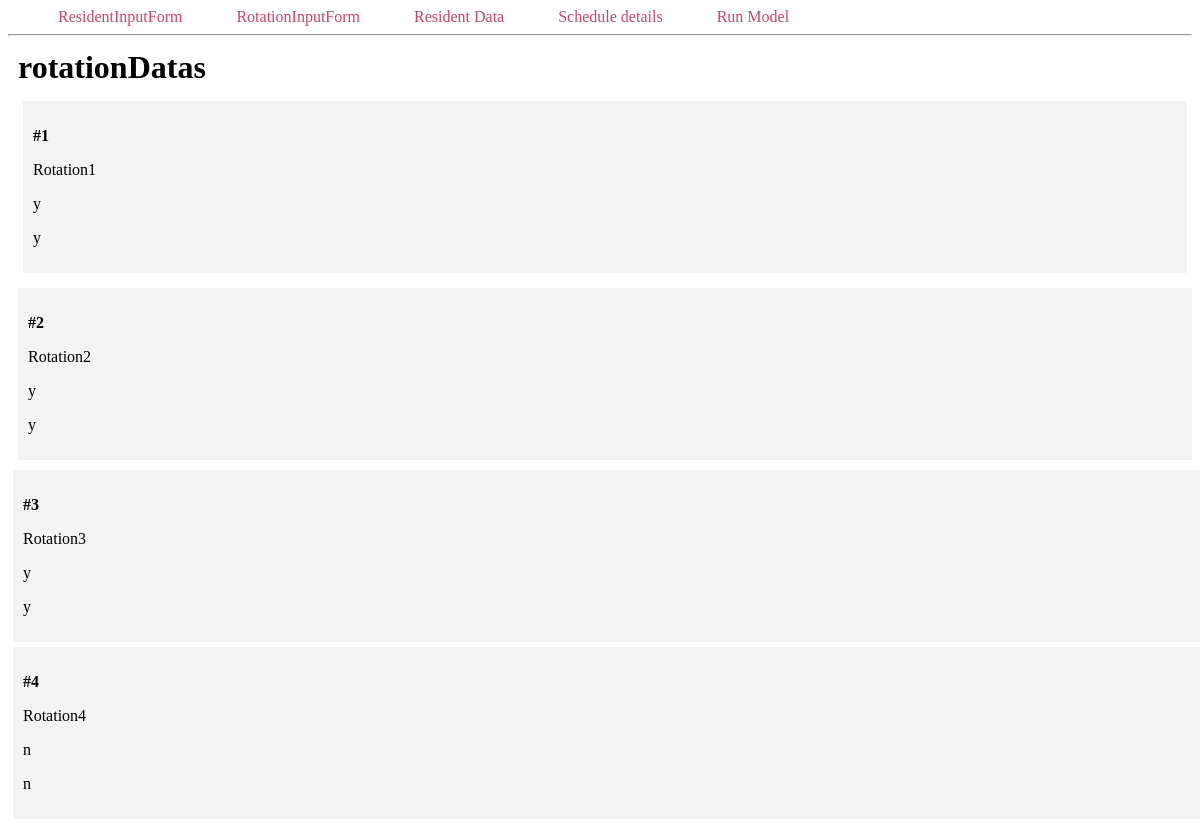
The app's page /myData with its own data.
### main.py (models this page shows, shortened)
class Store_Rotation_data(db.Model):
  __tablename__ = 'rotation'
  rotationId = db.Column('Rotation_id', db.Integer, primary_key = True) # Primary Key
  rotationName = db.Column('Rotation_name', db.String(50))
  mustDo = db.Column('MustDo', db.CHAR)
  busy = db.Column('busy', db.CHAR)

### main.py (the view)
@app.route('/myData', methods=['GET'])
def myData():
  rotationDatas = Store_Rotation_data.query.all()
  return render_template('myData.html', rotationDatas=rotationDatas)

### templates/myData.html (shortened to what this page needs)
<!DOCTYPE html>
<html lang="en">
<head>
</head>
<body>
    <nav>
        <a href="{{ url_for('index') }}">ResidentInputForm</a>
        <a href="{{ url_for('index2') }}">RotationInputForm</a>
        <a href="{{ url_for('myData2') }}">Resident Data</a>
        <a href="{{ url_for('table') }}">Schedule details</a>
        <a href="{{ url_for('runModel') }}">Run Model</a>
    </nav>
    <hr>
    <div class="content">
        <h1 class="title">{% block title %} rotationDatas {% endblock %}</h1>
    <div class="content">
        {% for rotationData in rotationDatas %}
            <div class="rotationDatas">
                <p><b>#{{ rotationData.rotationId }}</b></p>
                <p>{{ rotationData.rotationName }}</p>
                <p>{{ rotationData.mustDo }}</p>
                <p>{{ rotationData.busy }}</p>
                </div>
            </div>
        {% endfor %}
</body>
</html>

### templates/myData.html (style rules this page uses)
.title { margin: 5px; }
.content { margin: 5px; width: 100%; display: flex; flex-direction: row; flex-wrap: wrap; }
.rotationDatas { flex: 20%; padding: 10px; margin: 5px; background-color: #f3f3f3; inline-size: 100%; }
nav a { color: #d64161; font-size: 1em; margin-left: 50px; text-decoration: none; }

### records on screen
Store_Rotation_data: rotationId "1", rotationName "Rotation1", mustDo "y", busy "y"
Store_Rotation_data: rotationId "2", rotationName "Rotation2", mustDo "y", busy "y"
Store_Rotation_data: rotationId "3", rotationName "Rotation3", mustDo "y", busy "y"
Store_Rotation_data: rotationId "4", rotationName "Rotation4", mustDo "n", busy "n"
